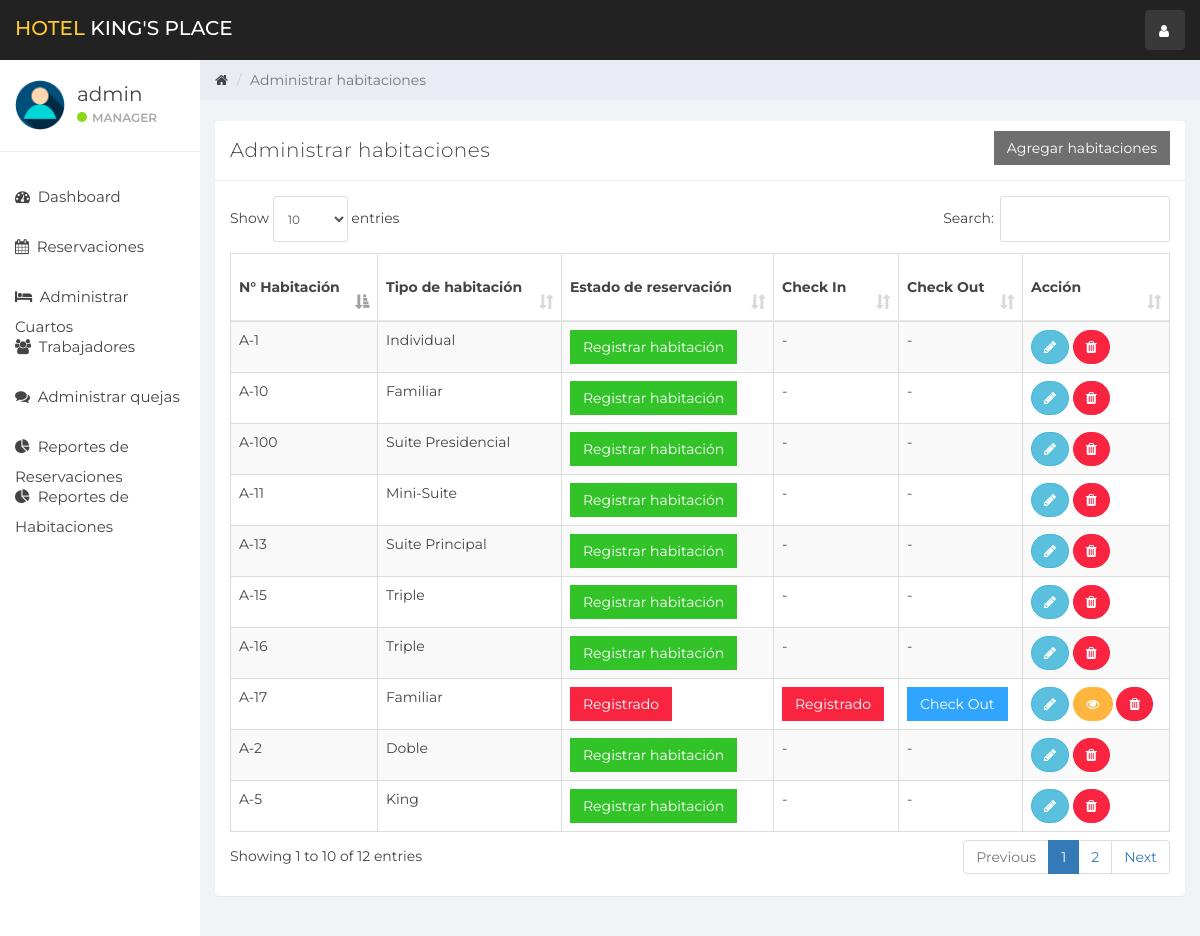
The page / (signed in) on the database as committed earlier.
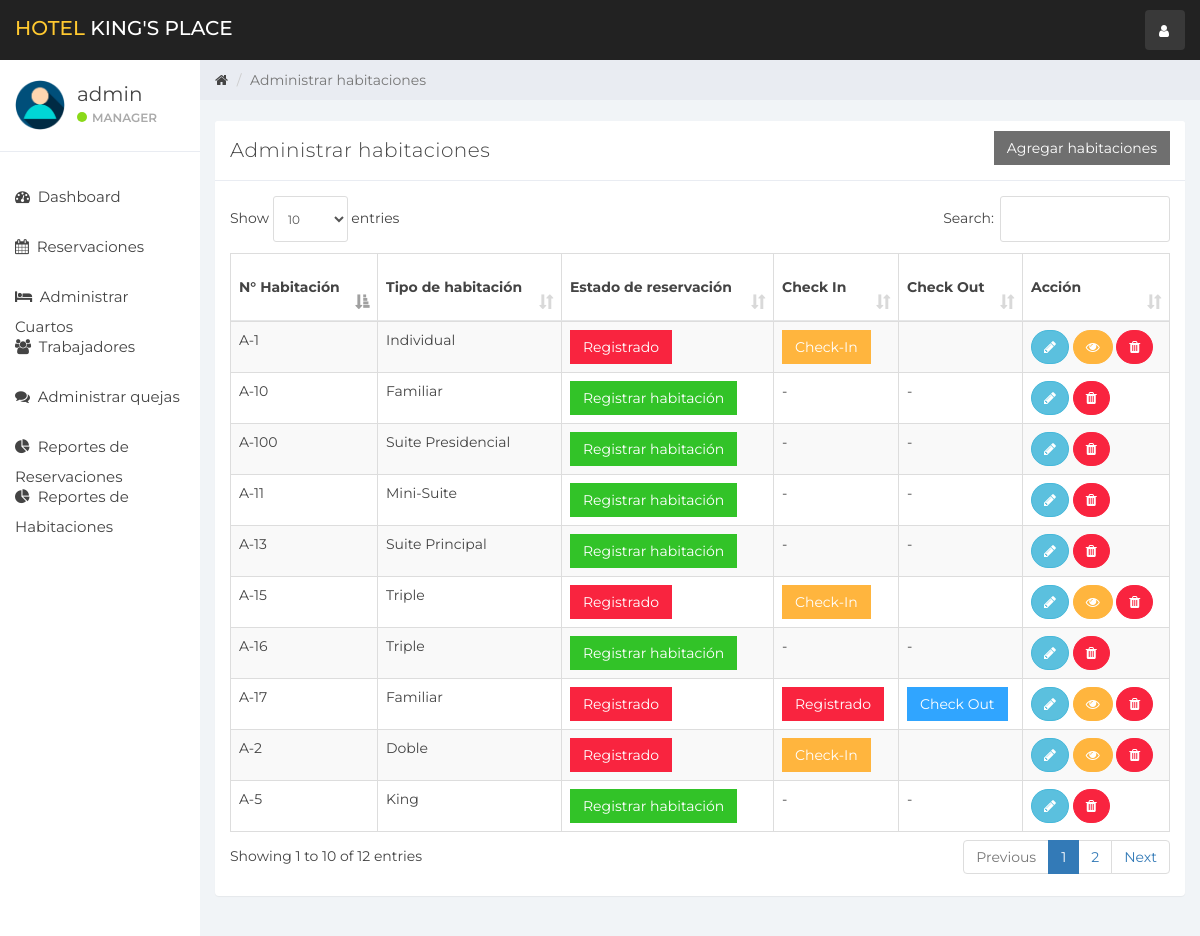
The same page on the database as committed later.
### tables this page shows
CREATE TABLE `habitacion` (
  `id_habitacion` int(10) NOT NULL,
  `id_tipohabitacion` int(10) NOT NULL,
  `numeroHabitacion` varchar(10) NOT NULL,
  `estado` tinyint(1) DEFAULT NULL,
  `check_in_Estado` tinyint(1) NOT NULL,
  `check_out_Estado` tinyint(1) NOT NULL,
  `EliminarEstado` tinyint(1) DEFAULT 0
);

CREATE TABLE `tipohabitacion` (
  `id_tipohabitacion` int(10) NOT NULL,
  `tipohabitacion` varchar(100) NOT NULL,
  `precio` int(10) NOT NULL,
  `maximopersona` int(10) NOT NULL
);

### manejo_cuart.php (the view, shortened to what the changed rows need)
<div class="col-sm-9 col-sm-offset-3 col-lg-10 col-lg-offset-2 main">
    <br>
    <div class="row">
        <div class="col-lg-12">
            <div class="panel panel-default">
                <div class="panel-body">
                    <table class="table table-striped table-bordered table-responsive" cellspacing="0" width="100%"
                           id="rooms">
                        <thead>
                        <tr>
                            <th>N° Habitación</th>
                            <th>Tipo de habitación</th>
                            <th>Estado de reservación</th>
                            <th>Check In</th>
                            <th>Check Out</th>
                            <th>Acción</th>
                        </tr>
                        </thead>
                        <tbody>
                        <?php
                        $room_query = "SELECT * FROM habitacion NATURAL JOIN tipohabitacion WHERE EliminarEstado = 0";
                        $rooms_result = mysqli_query($connection, $room_query);
                        if (mysqli_num_rows($rooms_result) > 0) {
                            while ($rooms = mysqli_fetch_assoc($rooms_result)) { ?>
                                <tr>
                                    <td><?php echo $rooms['numeroHabitacion'] ?></td>
                                    <td><?php echo $rooms['tipohabitacion'] ?></td>
                                    <td>
                                        <?php
                                        if ($rooms['estado'] == 0) {
                                            echo '<a href="index.php?reservation&id_habitacion=' . $rooms['id_habitacion'] . '&id_tipohabitacion=' . $rooms['id_tipohabitacion'] . '" class="btn btn-success" style="border-radius:0%">Registrar habitación</a>';
                                        } else {
                                            echo '<a href="#" class="btn btn-danger" style="border-radius:0%">Registrado</a>';
                                        }
                                        ?>
                                    <td>
                                        <?php
                                        if ($rooms['estado'] == 1 && $rooms['check_in_Estado'] == 0) {
                                            echo '<button class="btn btn-warning" id="checkInRoom"  data-id="' . $rooms['id_habitacion'] . '" data-toggle="modal" style="border-radius:0%" data-target="#checkIn">Check-In</button>';
                                        } elseif ($rooms['estado'] == 0) {
                                            echo '-';
                                        } else {
                                            echo '<a href="#" class="btn btn-danger" style="border-radius:0%">Registrado</a>';
                                        }
                                        ?>
                                    </td>
                                    <td>
                                        <?php
                                        if ($rooms['estado'] == 1 && $rooms['check_in_Estado'] == 1) {
                                            echo '<button class="btn btn-primary" style="border-radius:0%" id="checkOutRoom" data-id="' . $rooms['id_habitacion'] . '">Check Out</button>';
                                        } elseif ($rooms['estado'] == 0) {
                                            echo '-';
                                        }
                                        ?>
                                    </td>
                                    <td>
                                        <button title="Editar información de habitación" style="border-radius:60px;" data-toggle="modal"
                                                data-target="#editRoom" data-id="<?php echo $rooms['id_habitacion']; ?>"
                                                id="roomEdit" class="btn btn-info"><i class="fa fa-pencil"></i></button>
                                        <?php
                                        if ($rooms['estado'] == 1) {
                                            echo '<button title="Información del Cliente" data-toggle="modal" data-target="#customerDetailsModal" data-id="' . $rooms['id_habitacion'] . '" id="customerDetails" class="btn btn-warning" style="border-radius:60px;"><i class="fa fa-eye"></i></button>';
                                        }
                                        ?>
                                        <a href="ajax.php?delete_room=<?php echo $rooms['id_habitacion']; ?>"
                                           class="btn btn-danger" style="border-radius:60px;" onclick="return confirm('¿Estás seguro?')"><i
                                                    class="fa fa-trash" alt="delete"></i></a>
                                    </td>
                                </tr>
                            <?php }
                        } else {
                            echo "No hay habitaciones";
                        }
                        ?>
                        </tbody>
                    </table>
                </div>
            </div>
        </div>
    </div>
</div>

Rows that differ between the two databases and show on the page:
changed habitacion "Individual": estado "Registrar habitación - -" → "Registrado Check-In"
changed habitacion "Doble": estado "Registrar habitación - -" → "Registrado Check-In"
changed habitacion (number 7 of 10 on the later page): estado "Registrar habitación - -" → "Registrado Check-In"
